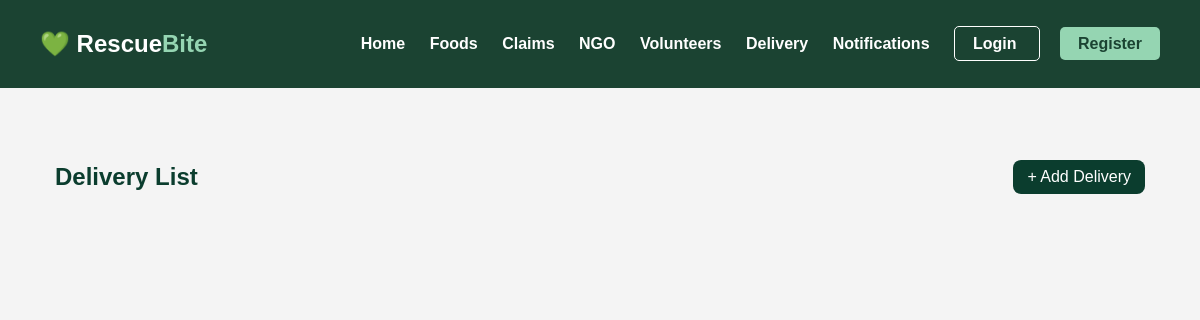
Page /delivery/deliveries/ on the earlier database version.
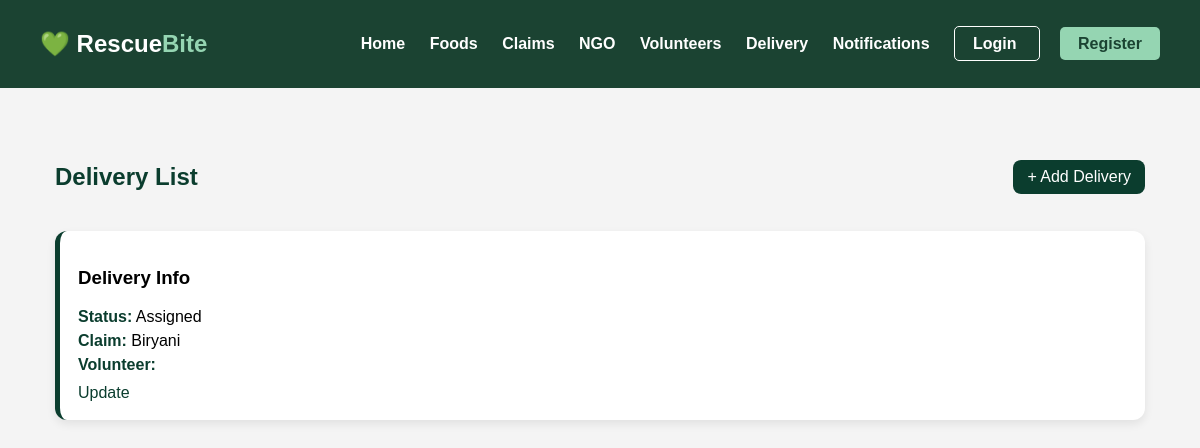
Same page on the later database version.
### delivery/models.py (models this page shows, shortened)
class Delivery(models.Model):
    claim = models.ForeignKey(Claim,
                              on_delete=models.CASCADE)
    volunteer = models.ForeignKey(Volunteer,
                                  on_delete=models.CASCADE)
    status = models.CharField(max_length=50,
                              default='Assigned')

### donation/models.py (models this page shows, shortened)
class Claim(models.Model):
    food = models.ForeignKey(FoodItem,
                             on_delete=models.CASCADE)
    ngo = models.ForeignKey(User,
                            on_delete=models.CASCADE)
    status = models.CharField(max_length=50,
                              default='Pending')

class FoodItem(models.Model):
    restaurant = models.ForeignKey(User,
                                   on_delete=models.CASCADE)
    food_name = models.CharField(max_length=100)
    quantity = models.IntegerField()
    status = models.CharField(max_length=50,
                              default='Available')

### delivery/views.py (the view)
def delivery_list(request):
    deliveries = Delivery.objects.all()
    return render(request,
                  'delivery/delivery_list.html',
                  {'deliveries': deliveries})

### delivery/templates/delivery/delivery_list.html
{% extends 'base.html' %}
{% block content %}
<div class="delivery-page">
    <div class="delivery-header">
        <h2>Delivery List</h2>
        <a class="add-btn" href="/delivery/create-delivery/">
            + Add Delivery
        </a>
    </div>
    <div class="delivery-grid">
        {% for delivery in deliveries %}
        <div class="delivery-card">
            <h3>Delivery Info</h3>
            <p><b>Status:</b> {{ delivery.status }}</p>
            <p><b>Claim:</b> {{ delivery.claim.food.food_name }}</p>
            <p><b>Volunteer:</b> {{ delivery.volunteer.username }}</p>
            <div class="actions">
                <a href="/delivery/update-delivery/{{ delivery.id }}/">
                    Update
                </a>
            </div>
        </div>
        {% endfor %}
    </div>
</div>
{% endblock %}

Differences in the rows shown:
added Delivery: status "Assigned", claim.food.food_name "Biryani"
